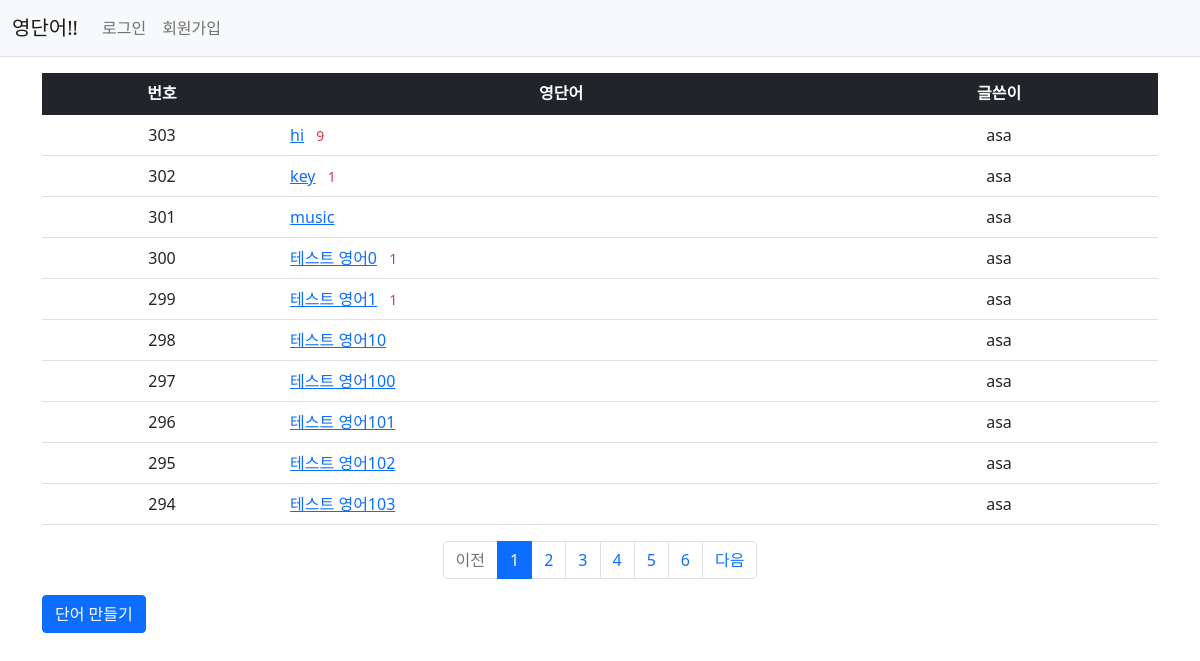
The app's page /app/ with its own data.
### app/models.py (models this page shows, shortened)
class Voca(models.Model):
    number_vo=models.IntegerField()
    english_vo=models.CharField(max_length=100)#길이 100까지
    korean_vo=models.CharField(max_length=100)#길이 100까지
    author = models.ForeignKey(User, on_delete=models.CASCADE, related_name='author_voca')
    modify_date = models.DateTimeField(null=True, blank=True)
    voter = models.ManyToManyField(User, related_name='voter_voca')  # 추천인 추가

### app/views/base_views.py (the view)
# urls.py: path('app/',views.index, name='index'),
def index(request):
    page= request.GET.get('page','1')#페이지
    voca_list=Voca.objects.order_by('english_vo')
    paginator=Paginator(voca_list, 10)#10개씩 1페이지
    page_obj=paginator.get_page(page)
    context={'voca_list':page_obj}
    return render(request,'app/voca_list.html',context)

### app/templatetags/app_filter.py (called while the page is built)
@register.filter
def sub(value,arg):
    return value - arg

### templates/app/voca_list.html
{% extends 'base.html' %}
{% load app_filter %}
{% block content %}
<div class="container my-3">
    <table class="table">
        <thead>
        <tr class="text-center table-dark">
            <th>번호</th>
            <th style="width:50%";>영단어</th>
            <th>글쓴이</th>
        </tr>
        </thead>
        <tbody>
        {% if voca_list %}
        {% for voca in voca_list %}
        <tr class="text-center">
            <td>
                {{ voca_list.paginator.count|sub:voca_list.start_index|sub:forloop.counter0|add:1 }}
            </td>
            <td class="text-start">
                <a href="{% url 'detail' voca.id %}">{{ voca.english_vo }}</a>
                {% if voca.comment_set.count > 0 %}
                <span class="text-danger small mx-2">{{ voca.comment_set.count }}</span>
                {% endif %}
            </td>
            <td>{{ voca.author.username }}</td>
        </tr>
        {% endfor %}
        {% else %}
        <tr>
            <td colspan="4">단어가 없습니다.</td>
        </tr>
        {% endif %}
        </tbody>
    </table>
    <ul class="pagination justify-content-center">
        {% if voca_list.has_previous %}
        <li class="page-item">
            <a class="page-link" href="?page={{ voca_list.previous_page_number }}">이전</a>
        </li>
        {% else %}
        <li class="page-item disabled">
            <a class="page-link" tabindex="-1" aria-disabled="true" href="#">이전</a>
        </li>
        {% endif %}
        {% for page_number in voca_list.paginator.page_range %}
        {% if page_number >= voca_list.number|add:-5 and page_number <= voca_list.number|add:5 %}
        {% if page_number == voca_list.number %}
        <li class="page-item active" aria-current="page">
            <a class="page-link" href="?page={{ page_number }}">{{ page_number }}</a>
        </li>
        {% else %}
        <li class="page-item">
            <a class="page-link" href="?page={{ page_number }}">{{ page_number }}</a>
        </li>
        {% endif %}
        {% endif %}
        {% endfor %}
        {% if voca_list.has_next %}
        <li class="page-item">
            <a class="page-link" href="?page={{ voca_list.next_page_number }}">다음</a>
        </li>
        {% else %}
        <li class="page-item disabled">
            <a class="page-link" tabindex="-1" aria-disabled="true" href="#">다음</a>
        </li>
        {% endif %}
    </ul>
    <a href="{% url 'voca_create' %}" class="btn btn-primary"> 단어 만들기</a>
</div>
{% endblock %}

### templates/base.html (shortened to what this page needs)
{% load static %}
<!doctype html>
<html lang="ko">
<head>
    <link rel="stylesheet" type="text/css" href="{% static 'bootstrap.min.css' %}">
    <link rel="stylesheet" type="text/css" href="{% static 'style.css' %}">
</head>
<body>
{% include "navbar.html" %}
{% block content%}
{% endblock %}
</body>
</html>

### templates/navbar.html (shortened to what this page needs)
<nav class="navbar navbar-expand-lg navbar-light bg-light border-bottom">
    <div class="container-fluid">
        <a class="navbar-brand" href="{% url 'index' %}">영단어!!</a>
        <div class="collapse navbar-collapse" id="navbarSupportedContent">
            <ul class="navbar-nav me-auto mb-2 mb-lg-0">
                <li class="nav-item">
                    {% if user.is_authenticated %}
                    <a class="nav-link" href="{% url 'common:logout' %}">{{ user.username }} (로그아웃)</a>
                    {% else %}
                    <a class="nav-link" href="{% url 'common:login'%}">로그인</a>
                    {% endif %}
                </li>
                <li>
                    {% if not user.is_authenticated %}
                    <a class="nav-link" href="{% url 'common:signup' %}">회원가입</a>
                    {% endif %}
                </li>
            </ul>
        </div>
    </div>
</nav>

### records on screen
Voca: paginator.count|sub "303", english_vo "hi", comment_set.count "9", author.username "asa"
Voca: paginator.count|sub "302", english_vo "key", comment_set.count "1", author.username "asa"
Voca: paginator.count|sub "301", english_vo "music", author.username "asa"
Voca: paginator.count|sub "300", english_vo "테스트 영어0", comment_set.count "1", author.username "asa"
Voca: paginator.count|sub "299", english_vo "테스트 영어1", comment_set.count "1", author.username "asa"
Voca: paginator.count|sub "298", english_vo "테스트 영어10", author.username "asa"
Voca: paginator.count|sub "297", english_vo "테스트 영어100", author.username "asa"
Voca: paginator.count|sub "296", english_vo "테스트 영어101", author.username "asa"
Voca: paginator.count|sub "295", english_vo "테스트 영어102", author.username "asa"
Voca: paginator.count|sub "294", english_vo "테스트 영어103", author.username "asa"

### other values on screen
{{ page_number }} "1"
{{ page_number }} "2" "3" "4" "5" "6"
